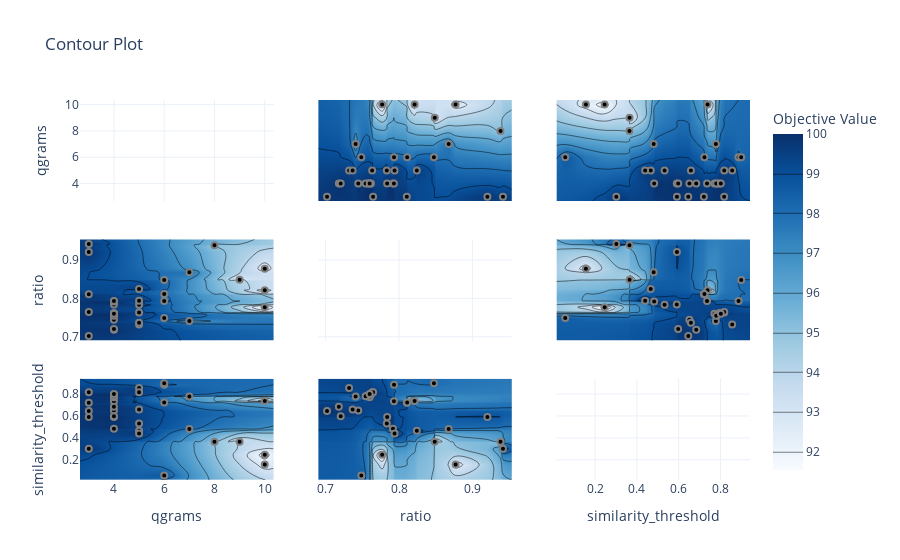

Notebook source saved alongside this figure:
### Code cell
fig = plot_contour(study)
fig.show()

### Figure 1 — Plotly figure (JSON) as saved in the notebook; plotly's stock layout.template omitted (floating-point values rounded to 4 significant figures; data arrays with more than 128 entries replaced by an {"elided": "..."} marker saying what was removed)
{"data": [{"type": "scatter", "xaxis": "x", "yaxis": "y"}, {"autocontour": true, "colorbar": {"title": {"text": "Objective Value"}}, "colorscale": [[0, "rgb(247,251,255)"], [0.125, "rgb(222,235,247)"], [0.25, "rgb(198,219,239)"], [0.375, "rgb(158,202,225)"], [0.5, "rgb(107,174,214)"], [0.625, "rgb(66,146,198)"], [0.75, "rgb(33,113,181)"], [0.875, "rgb(8,81,156)"], [1, "rgb(8,48,107)"]], "connectgaps": true, "contours": {"coloring": "heatmap", "end": 99, "size": 1, "start": 92}, "hoverinfo": "none", "line": {"smoothing": 1.3}, "reversescale": false, "showscale": true, "type": "contour", "x": [2.65, 3, 4, 5, 6, 7, 8, 9, 10, 10.35], "xaxis": "x4", "y": [0.6899, 0.7019, 0.718, 0.7206, 0.732, 0.7368, 0.7409, 0.7445, 0.7487, 0.7545, 0.7572, 0.76, 0.76, 0.7617, 0.7634, 0.7647, 0.7771, 0.7834, 0.7839, 0.7918, 0.7931, 0.7932, 0.7939, 0.8107, 0.8111, 0.8213, 0.8243, 0.8476, 0.8487, 0.8677, 0.8771, 0.9205, 0.9383, 0.9417, 0.9537], "yaxis": "y4", "z": {"elided": "35x10 float values"}}, {"marker": {"color": "black", "line": {"color": "Grey", "width": 2}}, "mode": "markers", "showlegend": false, "type": "scatter", "x": [10, 5, 10, 3, 8, 10, 9, 6, 4, 5, 3, 3, 4, 5, 4, 7, 4, 6, 4, 7, 4, 4, 5, 3, 4, 6, 5, 4, 3, 6, 5, 4, 4], "xaxis": "x4", "y": [0.8213, 0.8243, 0.7771, 0.9417, 0.9383, 0.8771, 0.8487, 0.7487, 0.7839, 0.732, 0.7019, 0.9205, 0.7918, 0.7834, 0.7931, 0.8677, 0.7445, 0.7932, 0.76, 0.7409, 0.718, 0.7617, 0.7634, 0.8107, 0.7572, 0.8476, 0.7939, 0.7206, 0.7647, 0.8111, 0.7368, 0.7545, 0.76], "yaxis": "y4"}, {"autocontour": true, "colorbar": {"title": {"text": "Objective Value"}}, "colorscale": [[0, "rgb(247,251,255)"], [0.125, "rgb(222,235,247)"], [0.25, "rgb(198,219,239)"], [0.375, "rgb(158,202,225)"], [0.5, "rgb(107,174,214)"], [0.625, "rgb(66,146,198)"], [0.75, "rgb(33,113,181)"], [0.875, "rgb(8,81,156)"], [1, "rgb(8,48,107)"]], "connectgaps": true, "contours": {"coloring": "heatmap", "end": 99, "size": 1, "start": 92}, "hoverinfo": "none", "line": {"smoothing": 1.3}, "reversescale": false, "showscale": false, "type": "contour", "x": [2.65, 3, 4, 5, 6, 7, 8, 9, 10, 10.35], "xaxis": "x7", "y": [0.01553, 0.05759, 0.1563, 0.246, 0.3017, 0.3646, 0.3651, 0.4395, 0.4664, 0.4803, 0.4827, 0.5325, 0.5907, 0.5916, 0.5975, 0.6457, 0.6511, 0.6584, 0.6838, 0.7204, 0.723, 0.7354, 0.738, 0.7709, 0.7777, 0.7793, 0.7861, 0.7955, 0.8015, 0.8174, 0.8177, 0.8557, 0.8861, 0.8988, 0.9409], "yaxis": "y7", "z": {"elided": "35x10 float values"}}, {"marker": {"color": "black", "line": {"color": "Grey", "width": 2}}, "mode": "markers", "showlegend": false, "type": "scatter", "x": [10, 5, 10, 3, 8, 10, 9, 6, 4, 5, 3, 3, 4, 5, 4, 7, 4, 6, 4, 7, 4, 4, 5, 3, 4, 6, 5, 4, 3, 6, 5, 4, 4], "xaxis": "x7", "y": [0.738, 0.4664, 0.246, 0.3017, 0.3646, 0.1563, 0.3651, 0.05759, 0.5907, 0.8557, 0.6457, 0.5916, 0.4827, 0.5325, 0.7354, 0.4803, 0.6511, 0.8861, 0.7709, 0.7777, 0.6838, 0.7955, 0.8177, 0.7204, 0.7861, 0.8988, 0.4395, 0.5975, 0.8174, 0.723, 0.6584, 0.7793, 0.8015], "yaxis": "y7"}, {"autocontour": true, "colorbar": {"title": {"text": "Objective Value"}}, "colorscale": [[0, "rgb(247,251,255)"], [0.125, "rgb(222,235,247)"], [0.25, "rgb(198,219,239)"], [0.375, "rgb(158,202,225)"], [0.5, "rgb(107,174,214)"], [0.625, "rgb(66,146,198)"], [0.75, "rgb(33,113,181)"], [0.875, "rgb(8,81,156)"], [1, "rgb(8,48,107)"]], "connectgaps": true, "contours": {"coloring": "heatmap", "end": 99, "size": 1, "start": 92}, "hoverinfo": "none", "line": {"smoothing": 1.3}, "reversescale": false, "showscale": false, "type": "contour", "x": [0.6899, 0.7019, 0.718, 0.7206, 0.732, 0.7368, 0.7409, 0.7445, 0.7487, 0.7545, 0.7572, 0.76, 0.76, 0.7617, 0.7634, 0.7647, 0.7771, 0.7834, 0.7839, 0.7918, 0.7931, 0.7932, 0.7939, 0.8107, 0.8111, 0.8213, 0.8243, 0.8476, 0.8487, 0.8677, 0.8771, 0.9205, 0.9383, 0.9417, 0.9537], "xaxis": "x2", "y": [2.65, 3, 4, 5, 6, 7, 8, 9, 10, 10.35], "yaxis": "y2", "z": {"elided": "10x35 float values"}}, {"marker": {"color": "black", "line": {"color": "Grey", "width": 2}}, "mode": "markers", "showlegend": false, "type": "scatter", "x": [0.8213, 0.8243, 0.7771, 0.9417, 0.9383, 0.8771, 0.8487, 0.7487, 0.7839, 0.732, 0.7019, 0.9205, 0.7918, 0.7834, 0.7931, 0.8677, 0.7445, 0.7932, 0.76, 0.7409, 0.718, 0.7617, 0.7634, 0.8107, 0.7572, 0.8476, 0.7939, 0.7206, 0.7647, 0.8111, 0.7368, 0.7545, 0.76], "xaxis": "x2", "y": [10, 5, 10, 3, 8, 10, 9, 6, 4, 5, 3, 3, 4, 5, 4, 7, 4, 6, 4, 7, 4, 4, 5, 3, 4, 6, 5, 4, 3, 6, 5, 4, 4], "yaxis": "y2"}, {"type": "scatter", "xaxis": "x5", "yaxis": "y5"}, {"autocontour": true, "colorbar": {"title": {"text": "Objective Value"}}, "colorscale": [[0, "rgb(247,251,255)"], [0.125, "rgb(222,235,247)"], [0.25, "rgb(198,219,239)"], [0.375, "rgb(158,202,225)"], [0.5, "rgb(107,174,214)"], [0.625, "rgb(66,146,198)"], [0.75, "rgb(33,113,181)"], [0.875, "rgb(8,81,156)"], [1, "rgb(8,48,107)"]], "connectgaps": true, "contours": {"coloring": "heatmap", "end": 99, "size": 1, "start": 92}, "hoverinfo": "none", "line": {"smoothing": 1.3}, "reversescale": false, "showscale": false, "type": "contour", "x": [0.6899, 0.7019, 0.718, 0.7206, 0.732, 0.7368, 0.7409, 0.7445, 0.7487, 0.7545, 0.7572, 0.76, 0.76, 0.7617, 0.7634, 0.7647, 0.7771, 0.7834, 0.7839, 0.7918, 0.7931, 0.7932, 0.7939, 0.8107, 0.8111, 0.8213, 0.8243, 0.8476, 0.8487, 0.8677, 0.8771, 0.9205, 0.9383, 0.9417, 0.9537], "xaxis": "x8", "y": [0.01553, 0.05759, 0.1563, 0.246, 0.3017, 0.3646, 0.3651, 0.4395, 0.4664, 0.4803, 0.4827, 0.5325, 0.5907, 0.5916, 0.5975, 0.6457, 0.6511, 0.6584, 0.6838, 0.7204, 0.723, 0.7354, 0.738, 0.7709, 0.7777, 0.7793, 0.7861, 0.7955, 0.8015, 0.8174, 0.8177, 0.8557, 0.8861, 0.8988, 0.9409], "yaxis": "y8", "z": {"elided": "35x35 float values"}}, {"marker": {"color": "black", "line": {"color": "Grey", "width": 2}}, "mode": "markers", "showlegend": false, "type": "scatter", "x": [0.8213, 0.8243, 0.7771, 0.9417, 0.9383, 0.8771, 0.8487, 0.7487, 0.7839, 0.732, 0.7019, 0.9205, 0.7918, 0.7834, 0.7931, 0.8677, 0.7445, 0.7932, 0.76, 0.7409, 0.718, 0.7617, 0.7634, 0.8107, 0.7572, 0.8476, 0.7939, 0.7206, 0.7647, 0.8111, 0.7368, 0.7545, 0.76], "xaxis": "x8", "y": [0.738, 0.4664, 0.246, 0.3017, 0.3646, 0.1563, 0.3651, 0.05759, 0.5907, 0.8557, 0.6457, 0.5916, 0.4827, 0.5325, 0.7354, 0.4803, 0.6511, 0.8861, 0.7709, 0.7777, 0.6838, 0.7955, 0.8177, 0.7204, 0.7861, 0.8988, 0.4395, 0.5975, 0.8174, 0.723, 0.6584, 0.7793, 0.8015], "yaxis": "y8"}, {"autocontour": true, "colorbar": {"title": {"text": "Objective Value"}}, "colorscale": [[0, "rgb(247,251,255)"], [0.125, "rgb(222,235,247)"], [0.25, "rgb(198,219,239)"], [0.375, "rgb(158,202,225)"], [0.5, "rgb(107,174,214)"], [0.625, "rgb(66,146,198)"], [0.75, "rgb(33,113,181)"], [0.875, "rgb(8,81,156)"], [1, "rgb(8,48,107)"]], "connectgaps": true, "contours": {"coloring": "heatmap", "end": 99, "size": 1, "start": 92}, "hoverinfo": "none", "line": {"smoothing": 1.3}, "reversescale": false, "showscale": false, "type": "contour", "x": [0.01553, 0.05759, 0.1563, 0.246, 0.3017, 0.3646, 0.3651, 0.4395, 0.4664, 0.4803, 0.4827, 0.5325, 0.5907, 0.5916, 0.5975, 0.6457, 0.6511, 0.6584, 0.6838, 0.7204, 0.723, 0.7354, 0.738, 0.7709, 0.7777, 0.7793, 0.7861, 0.7955, 0.8015, 0.8174, 0.8177, 0.8557, 0.8861, 0.8988, 0.9409], "xaxis": "x3", "y": [2.65, 3, 4, 5, 6, 7, 8, 9, 10, 10.35], "yaxis": "y3", "z": {"elided": "10x35 float values"}}, {"marker": {"color": "black", "line": {"color": "Grey", "width": 2}}, "mode": "markers", "showlegend": false, "type": "scatter", "x": [0.738, 0.4664, 0.246, 0.3017, 0.3646, 0.1563, 0.3651, 0.05759, 0.5907, 0.8557, 0.6457, 0.5916, 0.4827, 0.5325, 0.7354, 0.4803, 0.6511, 0.8861, 0.7709, 0.7777, 0.6838, 0.7955, 0.8177, 0.7204, 0.7861, 0.8988, 0.4395, 0.5975, 0.8174, 0.723, 0.6584, 0.7793, 0.8015], "xaxis": "x3", "y": [10, 5, 10, 3, 8, 10, 9, 6, 4, 5, 3, 3, 4, 5, 4, 7, 4, 6, 4, 7, 4, 4, 5, 3, 4, 6, 5, 4, 3, 6, 5, 4, 4], "yaxis": "y3"}, {"autocontour": true, "colorbar": {"title": {"text": "Objective Value"}}, "colorscale": [[0, "rgb(247,251,255)"], [0.125, "rgb(222,235,247)"], [0.25, "rgb(198,219,239)"], [0.375, "rgb(158,202,225)"], [0.5, "rgb(107,174,214)"], [0.625, "rgb(66,146,198)"], [0.75, "rgb(33,113,181)"], [0.875, "rgb(8,81,156)"], [1, "rgb(8,48,107)"]], "connectgaps": true, "contours": {"coloring": "heatmap", "end": 99, "size": 1, "start": 92}, "hoverinfo": "none", "line": {"smoothing": 1.3}, "reversescale": false, "showscale": false, "type": "contour", "x": [0.01553, 0.05759, 0.1563, 0.246, 0.3017, 0.3646, 0.3651, 0.4395, 0.4664, 0.4803, 0.4827, 0.5325, 0.5907, 0.5916, 0.5975, 0.6457, 0.6511, 0.6584, 0.6838, 0.7204, 0.723, 0.7354, 0.738, 0.7709, 0.7777, 0.7793, 0.7861, 0.7955, 0.8015, 0.8174, 0.8177, 0.8557, 0.8861, 0.8988, 0.9409], "xaxis": "x6", "y": [0.6899, 0.7019, 0.718, 0.7206, 0.732, 0.7368, 0.7409, 0.7445, 0.7487, 0.7545, 0.7572, 0.76, 0.76, 0.7617, 0.7634, 0.7647, 0.7771, 0.7834, 0.7839, 0.7918, 0.7931, 0.7932, 0.7939, 0.8107, 0.8111, 0.8213, 0.8243, 0.8476, 0.8487, 0.8677, 0.8771, 0.9205, 0.9383, 0.9417, 0.9537], "yaxis": "y6", "z": {"elided": "35x35 float values"}}, {"marker": {"color": "black", "line": {"color": "Grey", "width": 2}}, "mode": "markers", "showlegend": false, "type": "scatter", "x": [0.738, 0.4664, 0.246, 0.3017, 0.3646, 0.1563, 0.3651, 0.05759, 0.5907, 0.8557, 0.6457, 0.5916, 0.4827, 0.5325, 0.7354, 0.4803, 0.6511, 0.8861, 0.7709, 0.7777, 0.6838, 0.7955, 0.8177, 0.7204, 0.7861, 0.8988, 0.4395, 0.5975, 0.8174, 0.723, 0.6584, 0.7793, 0.8015], "xaxis": "x6", "y": [0.8213, 0.8243, 0.7771, 0.9417, 0.9383, 0.8771, 0.8487, 0.7487, 0.7839, 0.732, 0.7019, 0.9205, 0.7918, 0.7834, 0.7931, 0.8677, 0.7445, 0.7932, 0.76, 0.7409, 0.718, 0.7617, 0.7634, 0.8107, 0.7572, 0.8476, 0.7939, 0.7206, 0.7647, 0.8111, 0.7368, 0.7545, 0.76], "yaxis": "y6"}, {"type": "scatter", "xaxis": "x9", "yaxis": "y9"}], "layout": {"autosize": true, "title": {"text": "Contour Plot"}, "xaxis": {"anchor": "y", "domain": [0, 0.2889], "matches": "x7", "range": [2.65, 10.35], "showticklabels": false}, "xaxis2": {"anchor": "y2", "domain": [0.3556, 0.6444], "matches": "x8", "range": [0.6899, 0.9537], "showticklabels": false, "type": "linear"}, "xaxis3": {"anchor": "y3", "domain": [0.7111, 1], "matches": "x9", "range": [0.01553, 0.9409], "showticklabels": false, "type": "linear"}, "xaxis4": {"anchor": "y4", "domain": [0, 0.2889], "matches": "x7", "range": [2.65, 10.35], "showticklabels": false, "type": "linear"}, "xaxis5": {"anchor": "y5", "domain": [0.3556, 0.6444], "matches": "x8", "range": [0.6899, 0.9537], "showticklabels": false}, "xaxis6": {"anchor": "y6", "domain": [0.7111, 1], "matches": "x9", "range": [0.01553, 0.9409], "showticklabels": false, "type": "linear"}, "xaxis7": {"anchor": "y7", "domain": [0, 0.2889], "range": [2.65, 10.35], "title": {"text": "qgrams"}, "type": "linear"}, "xaxis8": {"anchor": "y8", "domain": [0.3556, 0.6444], "range": [0.6899, 0.9537], "title": {"text": "ratio"}, "type": "linear"}, "xaxis9": {"anchor": "y9", "domain": [0.7111, 1], "range": [0.01553, 0.9409], "title": {"text": "similarity_threshold"}}, "yaxis": {"anchor": "x", "domain": [0.7333, 1], "range": [2.65, 10.35], "title": {"text": "qgrams"}}, "yaxis2": {"anchor": "x2", "domain": [0.7333, 1], "matches": "y", "range": [2.65, 10.35], "showticklabels": false, "type": "linear"}, "yaxis3": {"anchor": "x3", "domain": [0.7333, 1], "matches": "y", "range": [2.65, 10.35], "showticklabels": false, "type": "linear"}, "yaxis4": {"anchor": "x4", "domain": [0.3667, 0.6333], "range": [0.6899, 0.9537], "title": {"text": "ratio"}, "type": "linear"}, "yaxis5": {"anchor": "x5", "domain": [0.3667, 0.6333], "matches": "y4", "range": [0.6899, 0.9537], "showticklabels": false}, "yaxis6": {"anchor": "x6", "domain": [0.3667, 0.6333], "matches": "y4", "range": [0.6899, 0.9537], "showticklabels": false, "type": "linear"}, "yaxis7": {"anchor": "x7", "domain": [0, 0.2667], "range": [0.01553, 0.9409], "title": {"text": "similarity_threshold"}, "type": "linear"}, "yaxis8": {"anchor": "x8", "domain": [0, 0.2667], "matches": "y7", "range": [0.01553, 0.9409], "showticklabels": false, "type": "linear"}, "yaxis9": {"anchor": "x9", "domain": [0, 0.2667], "matches": "y7", "range": [0.01553, 0.9409], "showticklabels": false}}}
